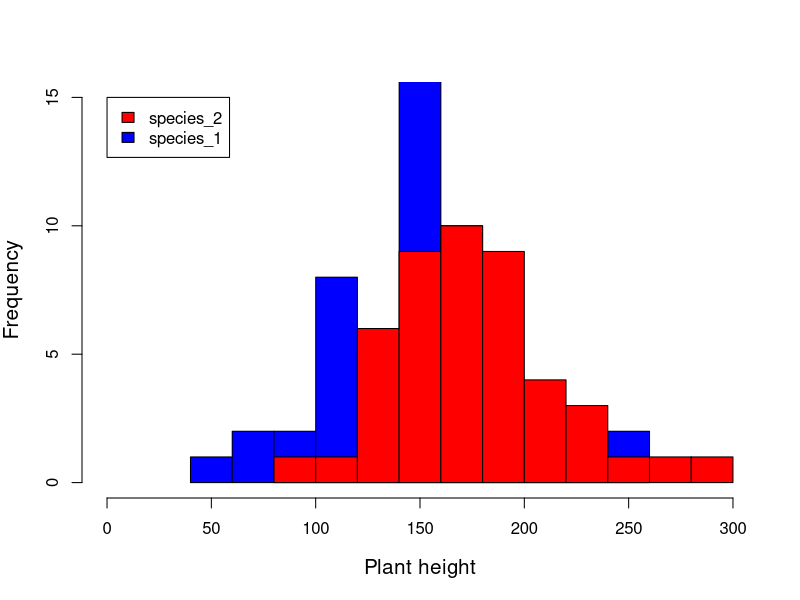
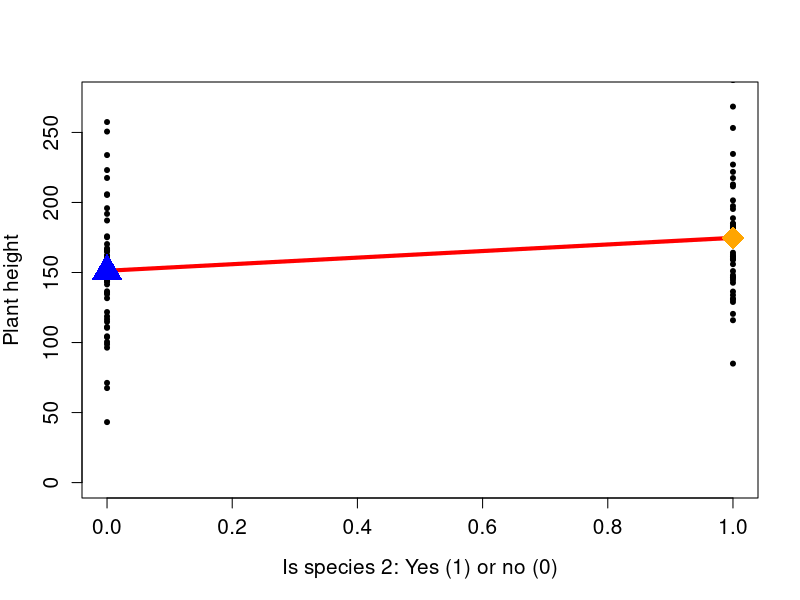
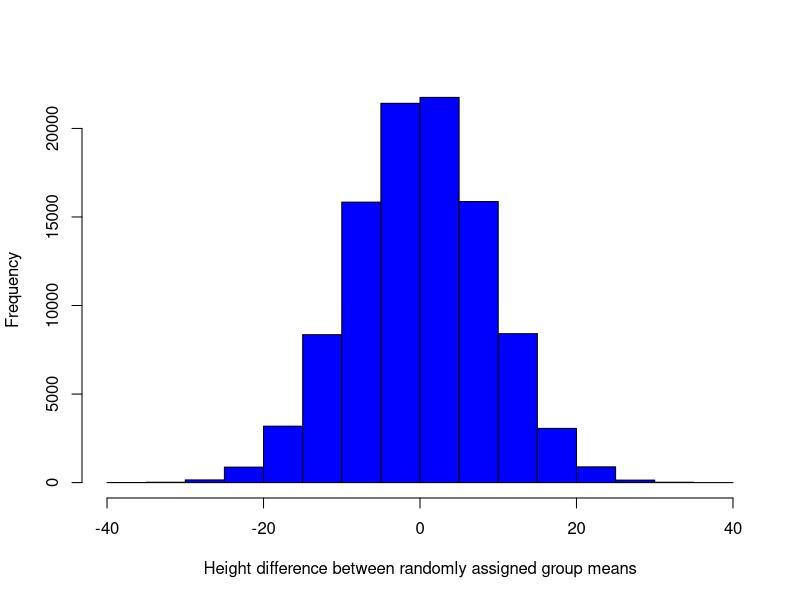

Source code (R) for these figures, in order:
## ---- chunk 1
library(knitr);
## ---- chunk 2
species_n <- c("species_1", "species_2");
sim_pval  <- 0;
while(sim_pval > 0.05 | sim_pval < 0.001){
    species_eg  <- sample(x = species_n, size = 100, replace = TRUE);
    species1    <- as.numeric(species_eg == "species_1");
    species2    <- as.numeric(species_eg == "species_2");
    error       <- rnorm(n = 100, mean = 0, sd = 40);
    height      <- round(150 + (species2 * 20) + error, digits = 2);
    species_ID  <- as.factor(species_eg);
    plant_data  <- data.frame(height, species_ID);
    sim_mod     <- lm(plant_data$height ~ 1 + plant_data$species_ID);
    sim_pval    <- summary(sim_mod)$coefficients[2,4];
}
write.csv(plant_data, file = "two_discrete_x_values.csv", row.names = FALSE);
kable(plant_data[1:10,], align = "l");
## ---- chunk 3
species_1 <- plant_data$height[plant_data$species_ID == "species_1"];
## ---- chunk 4
print(species_1);
## ---- chunk 5
species_2 <- plant_data$height[plant_data$species_ID == "species_2"];
## ---- chunk 6
print(species_2);
## ---- chunk 7
hist(species_1, breaks = 10, col = "blue", xlim = c(0, 300), 
     main = "", xlab = "Plant height", cex.lab = 1.25, ylim = c(0, 15));
hist(species_2, breaks = 10, col = "red", add = TRUE)
legend(x = 0, y = 15, fill = c("red", "blue"), 
       legend = c("species_2", "species_1"));
## ---- chunk 8
t.test(species_1, species_2, var.equal = TRUE);
## ---- chunk 9
ttest1 <- t.test(species_1, species_2, var.equal = TRUE);
## ---- chunk 10
lmod1 <- lm(height ~ 1 + species_ID, data = plant_data);
summary(lmod1);
## ---- chunk 11
is_species_2 <- as.numeric(species_ID == "species_2");
lm_table_eg <- data.frame(height, is_species_2);
kable(lm_table_eg[1:10,], align = "l");
## ---- chunk 12
plot(x = lm_table_eg$is_species_2, y = lm_table_eg$height, ylim = c(0, 275), 
     pch = 20, cex.axis = 1.25, cex.lab = 1.25, ylab = "Plant height",
     xlab = "Is species 2: Yes (1) or no (0)");
lines(x = c(0, 1), y = c(summary(lmod1)$coefficients[1,1], 
      summary(lmod1)$coefficients[1,1] + summary(lmod1)$coefficients[2,1]),
      col = "red", lwd = 4);
points(x = 0, y = summary(lmod1)$coefficients[1,1], pch = 17, col = "blue",
       cex = 3);
points(x = 1, y = summary(lmod1)$coefficients[1,1] + 
       summary(lmod1)$coefficients[2,1], pch = 18, col = "orange", cex = 3);
## ---- chunk 13
aov_1 <- aov(height ~ species_ID, data = plant_data);
summary(aov_1);
## ---- chunk 14
kable(plant_data[1:10,], align = "l");
## ---- chunk 15
species <- tapply(X = plant_data$height, INDEX = plant_data$species_ID, 
                  FUN = mean);
height_diffs <- as.numeric( species[1] - species[2] );
print(height_diffs);
## ---- chunk 16
null_diff  <- NULL;  # Place where the random diffs will go
iterations <- 99999; # Number of reshuffles
iter       <- 1;     # Start with the first
while(iter < iterations){
  new_species_ID  <- sample(x    = plant_data$species_ID, 
                            size = length(plant_data$species_ID));
  new_species     <- tapply(X = plant_data$height, INDEX = new_species_ID,
                            FUN = mean);
  new_diffs       <- as.numeric( new_species[1] - new_species[2] );
  null_diff[iter] <- new_diffs;
  iter            <- iter + 1;
}
## ---- chunk 17
hist(null_diff, main = "", xlab = "Height difference between randomly assigned group means",
     col = "blue");
## ---- chunk 18
p_value <- sum(abs(null_diff) > abs(height_diffs)) / 100000;
## ---- chunk 19
species_n <- c("species_1", "species_2", "species_3");
sim_pval  <- 0;
while(sim_pval > 0.05 | sim_pval < 0.001){
    species_eg  <- sample(x = species_n, size = 100, replace = TRUE);
    species1    <- as.numeric(species_eg == "species_1");
    species2    <- as.numeric(species_eg == "species_2");
    species3    <- as.numeric(species_eg == "species_3");
    error       <- rnorm(n = 100, mean = 0, sd = 40);
    height      <- round(150 + (species2 * 20) + error, digits = 2);
    species_ID  <- as.factor(species_eg);
    plant_data  <- data.frame(height, species_ID);
    sim_mod     <- lm(plant_data$height ~ 1 + plant_data$species_ID);
    sim_pval    <- summary(sim_mod)$coefficients[2,4];
}
write.csv(plant_data, file = "three_discrete_x_values.csv", row.names = FALSE);
kable(plant_data[1:10,], align = "l");
## ---- chunk 20
aov_2 <- aov(height ~ species_ID, data = plant_data);
summary(aov_2);
## ---- chunk 21
lmod2 <- lm(height ~ 1 + species_ID, data = plant_data);
summary(lmod2);
## ---- chunk 22
tapply(X = plant_data$height, INDEX = plant_data$species_ID, FUN = mean);
## ---- chunk 23
pd_mns <- tapply(X = plant_data$height, INDEX = plant_data$species_ID, FUN = mean);
## ---- chunk 24
is_species_2 <- as.numeric(species_ID == "species_2");
is_species_3 <- as.numeric(species_ID == "species_3");
lm_table_eg <- data.frame(height, is_species_2, is_species_3);
kable(lm_table_eg[1:10,], align = "l");
## ---- chunk 25
the_intercept <- rep(x = 1, length = length(height));
is_species_2  <- as.numeric(species_ID == "species_2");
is_species_3  <- as.numeric(species_ID == "species_3");
lm_table_eg   <- data.frame(height, the_intercept, is_species_2, is_species_3);
kable(lm_table_eg[1:10,], align = "l");
## ---- chunk 26
summary(lmod2);
## ---- chunk 27
plant_data <- lm_table_eg;
kable(plant_data[1:10,]);
## ---- chunk 28
Y <- as.matrix(plant_data[,1]);
X <- as.matrix(plant_data[,2:4]);
## ---- chunk 29
print(Y[1:5, ]);
## ---- chunk 30
print(X[1:5,]);
## ---- chunk 31
betas <- solve( t(X) %*% X ) %*% t(X) %*% Y;
## ---- chunk 32
print(betas);
## ---- chunk 33
x  <- rnorm(n = 1000, mean = 20, sd = 5);
b0 <- 10;
b1 <- -1/2;
ep <- rnorm(n = 1000, mean = 0, sd = 4);
y  <- b0 + (b1 * x) + ep;
## ---- chunk 34
x  <- rnorm(n = 1000, mean = 20, sd = 5);
b0 <- 10;
b1 <- -1/2;
ep <- rnorm(n = 1000, mean = 0, sd = 4);
y  <- b0 + (b1 * x) + ep;
print(summary(lm(y~x)));
## ---- chunk 35
ones      <- rep(x = 1, times = 1000); # For the intercept
the_table <- cbind(y, ones, x, ep);
print(the_table[1:5,]); # Just show the first five rows
## ---- chunk 36
x_groups <- c("Group_1", "Group_2"); # All the possible groups
x        <- sample(x = x_groups, size = 1000, replace = TRUE); # Sample groups
b0       <- 10;
b1       <- -1/2;
ep       <- rnorm(n = 1000, mean = 0, sd = 4);

# Now is a challenging part -- we need to set X to a binary, is_group_2
is_group_2 <- as.numeric( x == "Group_2" );
y          <- b0 + (b1 * is_group_2) + ep;

#Now we can use a linear model as before. 
mod1 <- lm(y ~ x);
summary(mod1);
## ---- chunk 37
ones        <- rep(x = 1, times = 1000); # For the intercept
the_table_2 <- cbind(y, ones, is_group_2, ep);
print(the_table_2[1:5,]); # Just show the first five rows
## ---- chunk 38
# Here is the continuous variable x
x        <- rnorm(n = 1000, mean = 20, sd = 5);

# Now to make the categorical variable z
z_groups <- c("Group_1", "Group_2"); # All the possible groups
z        <- sample(x = x_groups, size = 1000, replace = TRUE); # Sample groups

# Let's have intercepts beta0 = 10, beta1 = -1/2, and beta2 = 3
b0       <- 10;
b1       <- -1/2;
b2       <- 3;
ep       <- rnorm(n = 1000, mean = 0, sd = 4); # Error, as with earlier exaples

# As with example 2 -- we need to set X to a binary, is_group_2
is_group_2 <- as.numeric( z == "Group_2" );

# So where does the interaction come in? Find it below, set to 0.8
y  <- b0 + (b1 * x) + (b2 * is_group_2) + (0.8 * x * is_group_2) + ep;
## ---- chunk 39
mod3 <- lm(y ~ x * z);
summary(mod3);
## ---- chunk 40
ones                 <- rep(x = 1, times = 1000); # For the intercept
x_group2_interaction <- x * is_group_2; 
the_table_3          <- cbind(y, ones, x, is_group_2, x_group2_interaction, ep);
print(the_table_3[1:5,]); # Just show the first five rows
## ---- chunk 41
sum3 <- summary(mod3);
